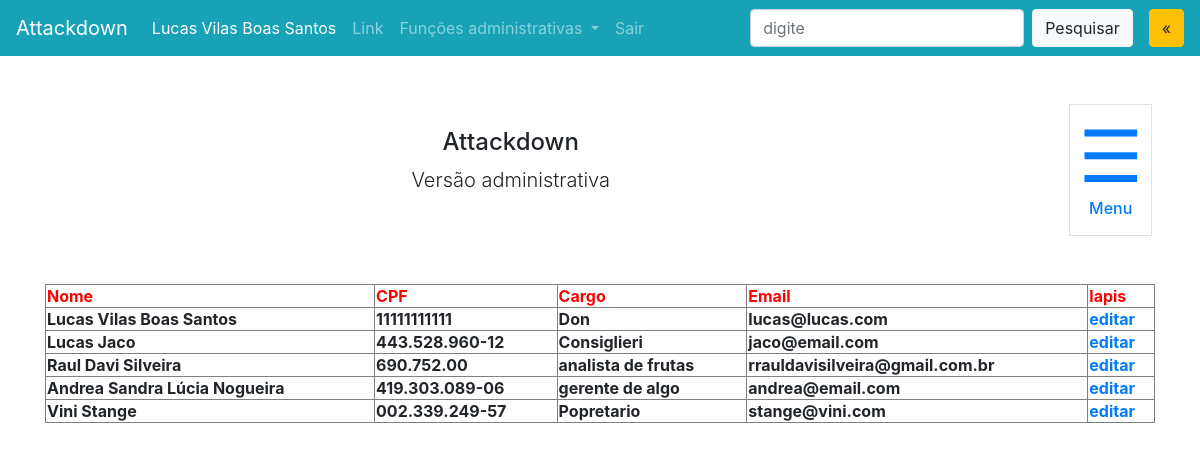
Page /accounts/lista_funcionarios (signed in) on the earlier database version.
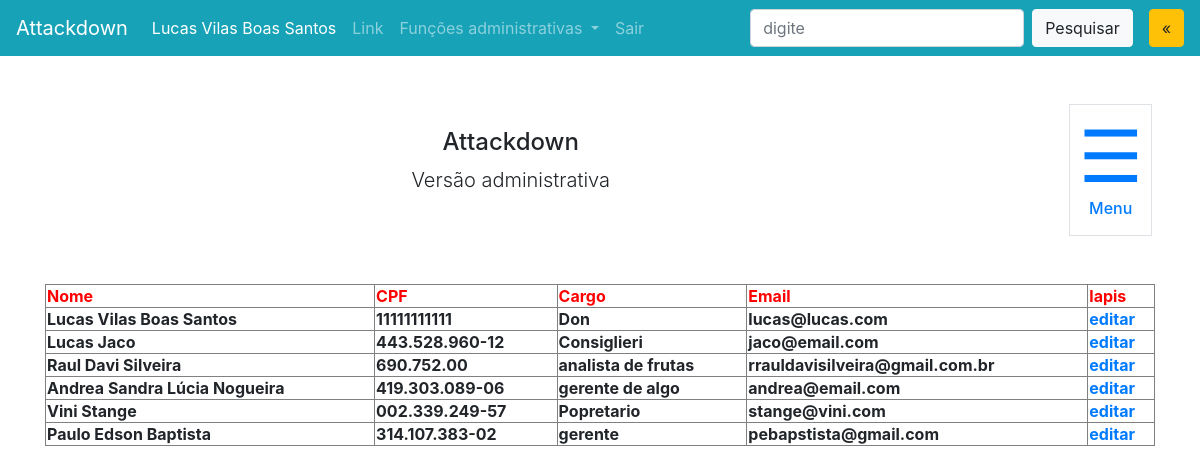
Same page on the later database version.
### account/models.py (models this page shows, shortened)
class Account(AbstractBaseUser, PermissionsMixin):
    email = models.EmailField(_('email address'), unique=True, max_length=60)
    cpf = models.TextField(unique=True, primary_key=True)
    nome = models.TextField(max_length=45)
    cargo = models.TextField(max_length=20)
    is_admin = models.BooleanField(default=False)
    is_staff = models.BooleanField(default=False)
    is_superuser = models.BooleanField(default=False)
    is_active = models.BooleanField(default=True)
    date_joined = models.DateTimeField(default=timezone.now)
    USERNAME_FIELD = 'email'
    REQUIRED_FIELDS = ['cpf']
    objects = AccountManager()

### account/views.py (the view)
# urls.py: path('lista_funcionarios', views.exibir_funcionarios),
def exibir_funcionarios(request):
    usuario = request.user
    if usuario.is_authenticated:
        queryset = Account.objects.all()
        context = {
            'lista_funcionarios':queryset
        }
        return render(request, 'lista_funcionarios.html', context)
    else:
        return redirect("/")

### templates/lista_funcionarios.html (shortened to what this page needs)
{% extends "base.html" %}
{% block conteudo %}
	<table border=1 style="width: 100%;">
        <tr style="color: red;">
            <th>Nome</th>
            <th>CPF</th>
            <th>Cargo</th>
            <th>Email</th>
            <th>lapis</th>
        </tr>
        {% for funcionario in lista_funcionarios %}
        <tr>
            <th>{{ funcionario.nome }}</th>
            <th>{{ funcionario.cpf }}</th>
            <th>{{ funcionario.cargo }}</th>
            <th>{{ funcionario.email }}</th>
            <th><a href="{% url 'editar-funcionario' funcionario.cpf %}">editar</a></th>
        </tr>
        {% endfor %}
    </table>
{% endblock conteudo %}

### templates/base.html (shortened to what this page needs)
<html>
<head>
<link rel="stylesheet" href="https://stackpath.bootstrapcdn.com/bootstrap/4.2.1/css/bootstrap.min.css">
</head>
<body>
<nav class="navbar navbar-expand-xl navbar-dark bg-info">
	<a class="navbar-brand" href="http://127.0.0.1:8000/index/">Attackdown</a>
    <a class="pull-bs-canvas-right ml-3 order-xl-last btn btn-warning" href="#">&laquo;</a>
    <div class="collapse navbar-collapse" id="navbarSupportedContent">
		<ul class="navbar-nav mr-auto">
			<li class="nav-item active">
				<a class="nav-link" href="#">{{user.nome}}<span class="sr-only">(current)</span></a>
			</li>
			<li class="nav-item">
				<a class="nav-link" href="#">Link</a>
			</li>
			<li class="nav-item dropdown">
				<a class="nav-link dropdown-toggle" href="#" id="navbarDropdown" role="button" data-toggle="dropdown" aria-haspopup="true" aria-expanded="false">
				Funções administrativas
				</a>
			</li>
			<li class="nav-item">
				<a class="nav-link" href="/accounts/logout" tabindex="-1">Sair</a>
			</li>
		</ul>
		<form class="form-inline my-2 my-lg-0">
			<input class="form-control mr-sm-2" type="search" placeholder="digite" aria-label="Search">
			<button class="btn btn-light my-2 my-sm-0" type="submit">Pesquisar</button>
		</form>
	</div>
</nav>
<div class="d-flex justify-content-around my-5">
    <div class="flex-grow-1 text-center align-self-center">
    	<h4 class="h4">Attackdown</h4>
        <p class="lead">Versão administrativa</p>
    </div>
    <div class="text-center border p-2 mx-5">
    	<a class="pull-bs-canvas-right d-block text-primary text-decoration-none" href="#">
        	<span class="display-3">&#9776;</span>
            <h6>Menu</h6>
        </a>
    </div>
</div>
<div class="container">
	{% block conteudo %}
	{% endblock conteudo %}
</div>
</body>
</html>

Differences in the rows shown:
added Account: nome "Paulo Edson Baptista", cpf "314.107.383-02", cargo "gerente", email "pebapstista@gmail.com"
